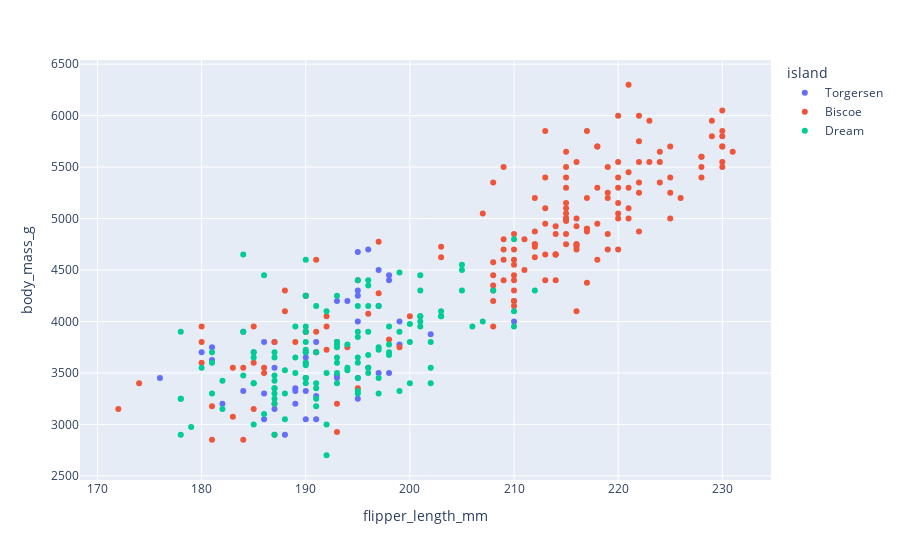

This figure's notebook cell:
### Code cell
px.scatter(data_frame=penguins, x = 'flipper_length_mm', y = 'body_mass_g' , color='island')

### Figure 1 — Plotly figure (JSON) as saved in the notebook; plotly's stock layout.template omitted (floating-point values rounded to 4 significant figures; data arrays with more than 128 entries replaced by an {"elided": "..."} marker saying what was removed)
{"data": [{"hovertemplate": "island=Torgersen<br>flipper_length_mm=%{x}<br>body_mass_g=%{y}<extra></extra>", "legendgroup": "Torgersen", "marker": {"color": "#636efa", "symbol": "circle"}, "mode": "markers", "name": "Torgersen", "orientation": "v", "showlegend": true, "type": "scatter", "x": [181, 186, 195, null, 193, 190, 181, 195, 193, 190, 186, 180, 182, 191, 198, 185, 195, 197, 184, 194, 190, 198, 190, 190, 196, 197, 190, 195, 191, 184, 187, 195, 189, 196, 187, 193, 188, 199, 189, 189, 187, 198, 176, 202, 186, 199, 191, 195, 191, 210, 190, 197], "xaxis": "x", "y": [3750, 3800, 3250, null, 3450, 3650, 3625, 4675, 3475, 4250, 3300, 3700, 3200, 3800, 4400, 3700, 3450, 4500, 3325, 4200, 3050, 4450, 3600, 3900, 3550, 4150, 3700, 4250, 3700, 3900, 3550, 4000, 3200, 4700, 3800, 4200, 2900, 3775, 3350, 3325, 3150, 3500, 3450, 3875, 3050, 4000, 3275, 4300, 3050, 4000, 3325, 3500], "yaxis": "y"}, {"hovertemplate": "island=Biscoe<br>flipper_length_mm=%{x}<br>body_mass_g=%{y}<extra></extra>", "legendgroup": "Biscoe", "marker": {"color": "#EF553B", "symbol": "circle"}, "mode": "markers", "name": "Biscoe", "orientation": "v", "showlegend": true, "type": "scatter", "x": {"elided": "168 int values"}, "xaxis": "x", "y": {"elided": "168 int values"}, "yaxis": "y"}, {"hovertemplate": "island=Dream<br>flipper_length_mm=%{x}<br>body_mass_g=%{y}<extra></extra>", "legendgroup": "Dream", "marker": {"color": "#00cc96", "symbol": "circle"}, "mode": "markers", "name": "Dream", "orientation": "v", "showlegend": true, "type": "scatter", "x": [178, 178, 188, 184, 195, 196, 190, 180, 181, 184, 182, 195, 186, 196, 185, 190, 182, 179, 190, 191, 191, 194, 190, 189, 189, 190, 202, 205, 185, 186, 187, 208, 190, 196, 178, 192, 193, 199, 187, 190, 191, 200, 185, 193, 193, 187, 188, 190, 192, 185, 190, 184, 195, 193, 187, 201, 192, 196, 193, 188, 197, 198, 178, 197, 195, 198, 193, 194, 185, 201, 190, 201, 197, 181, 190, 195, 181, 191, 187, 193, 195, 197, 200, 200, 191, 205, 187, 201, 187, 203, 195, 199, 195, 210, 192, 205, 210, 187, 196, 196, 196, 201, 190, 212, 187, 198, 199, 201, 193, 203, 187, 197, 191, 203, 202, 194, 206, 189, 195, 207, 202, 193, 210, 198], "xaxis": "x", "y": [3250, 3900, 3300, 3900, 3325, 4150, 3950, 3550, 3300, 4650, 3150, 3900, 3100, 4400, 3000, 4600, 3425, 2975, 3450, 4150, 3350, 3550, 3800, 3500, 3950, 3600, 3550, 4300, 3400, 4450, 3300, 4300, 3700, 4350, 2900, 4100, 3500, 4475, 3425, 3900, 3175, 3975, 3400, 4250, 3400, 3475, 3050, 3725, 3000, 3650, 4250, 3475, 3450, 3750, 3700, 4000, 3500, 3900, 3650, 3525, 3725, 3950, 3250, 3750, 4150, 3700, 3800, 3775, 3700, 4050, 3575, 4050, 3300, 3700, 3450, 4400, 3600, 3400, 2900, 3800, 3300, 4150, 3400, 3800, 3700, 4550, 3200, 4300, 3350, 4100, 3600, 3900, 3850, 4800, 2700, 4500, 3950, 3650, 3550, 3500, 3675, 4450, 3400, 4300, 3250, 3675, 3325, 3950, 3600, 4050, 3350, 3450, 3250, 4050, 3800, 3525, 3950, 3650, 3650, 4000, 3400, 3775, 4100, 3775], "yaxis": "y"}], "layout": {"legend": {"title": {"text": "island"}, "tracegroupgap": 0}, "margin": {"t": 60}, "xaxis": {"anchor": "y", "domain": [0, 1], "title": {"text": "flipper_length_mm"}}, "yaxis": {"anchor": "x", "domain": [0, 1], "title": {"text": "body_mass_g"}}}}
